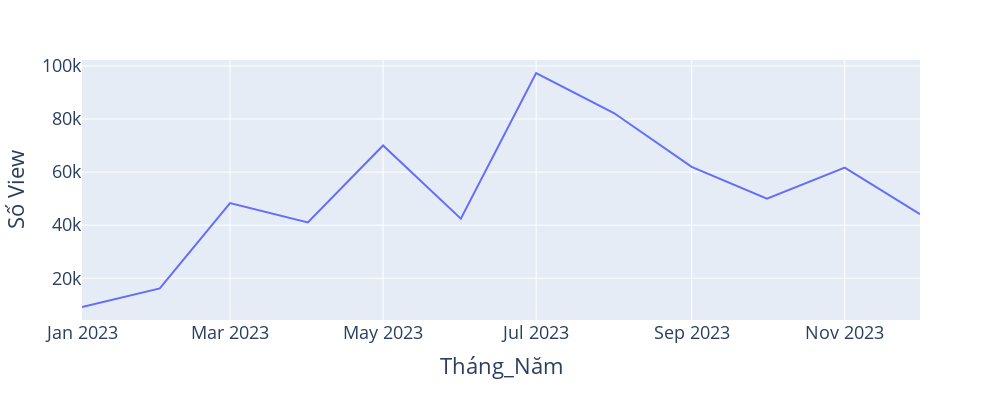

The notebook cell saved with this chart:
### Markdown cell above
**Bước 3: Visualize kết quả**

### Code cell
#Visualize kết quả
fig = px.line(tong_luot_xem_theo_thang,
              x = "Tháng_Năm", y = "Số View")
fig.update_layout(font_size = 18, 
                  autosize=False, 
                  width=1000, 
                  height=400)

### Figure 1 — Plotly figure (JSON) as saved in the notebook; plotly's stock layout.template omitted (floating-point values rounded to 4 significant figures)
{"data": [{"hovertemplate": "Tháng_Năm=%{x}<br>Số View=%{y}<extra></extra>", "legendgroup": "", "line": {"color": "#636efa", "dash": "solid"}, "marker": {"symbol": "circle"}, "mode": "lines", "name": "", "orientation": "v", "showlegend": false, "type": "scatter", "x": ["2023-01-01T00:00:00", "2023-02-01T00:00:00", "2023-03-01T00:00:00", "2023-04-01T00:00:00", "2023-05-01T00:00:00", "2023-06-01T00:00:00", "2023-07-01T00:00:00", "2023-08-01T00:00:00", "2023-09-01T00:00:00", "2023-10-01T00:00:00", "2023-11-01T00:00:00", "2023-12-01T00:00:00"], "xaxis": "x", "y": [9163, 16176, 48311, 41004, 70020, 42461, 97339, 82265, 61970, 50016, 61666, 44136], "yaxis": "y"}], "layout": {"autosize": false, "font": {"size": 18}, "height": 400, "legend": {"tracegroupgap": 0}, "margin": {"t": 60}, "width": 1000, "xaxis": {"anchor": "y", "domain": [0, 1], "title": {"text": "Tháng_Năm"}}, "yaxis": {"anchor": "x", "domain": [0, 1], "title": {"text": "Số View"}}}}
